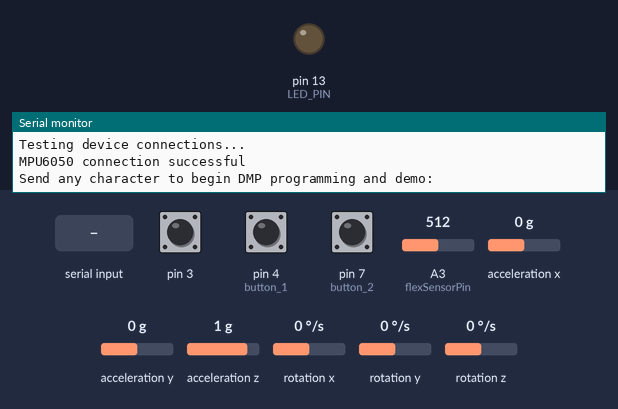
Recording of a sketch running on a simulated Arduino Leonardo, built with avr-gcc and run on an emulated ATmega32U4. On the bench: output pins drawn as LEDs (lit = HIGH), the last lines printed to the serial monitor. Dashed ring = blinking. The inputs (shaded band) are chosen by the test bench; at power-on: acceleration z 1 g, A3 (flexSensorPin) = 512, pin 4 (button_1) HIGH, pin 7 (button_2) HIGH, acceleration x 0 g, pin 3 HIGH, acceleration y 0 g, rotation x 0 °/s, rotation y 0 °/s, rotation z 0 °/s. The sensor or clock chip raises its interrupt line as the real part does.

Above: at 0.8 s.
0.9 s: "1\n" received over Serial
At 1.48 s:
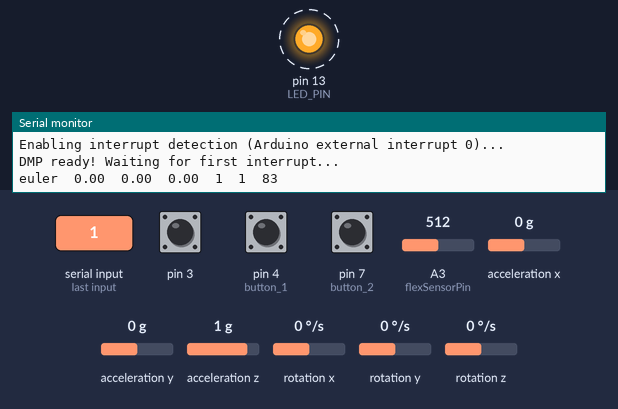
3.9 s: acceleration z set to -1.4 g
6.9 s: A3 (flexSensorPin) set to 716
9.9 s: pin 4 (button_1) pulled LOW for 0.15 s
12.9 s: pin 7 (button_2) pulled LOW for 0.15 s
15.9 s: acceleration x set to -1.4 g
Timing chart, 0 to 19.9 s (numbered marks = the images above; inputs shaded):
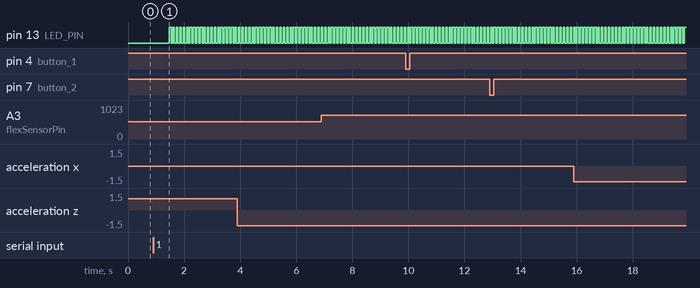

Measured:
- after the input at 0.9 s, pin 13 (LED_PIN): alternates HIGH for 0.06 s and LOW for 0.06 s, starting after 0.57 s

The sketch:

ArduinoData.ino
```cpp
// I2C device class (I2Cdev) demonstration Arduino sketch for MPU6050 class using DMP (MotionApps v2.0)
// 6/21/2012 by Jeff Rowberg <jeff@rowberg.net>
// Updates should (hopefully) always be available at https://github.com/jrowberg/i2cdevlib
//
// Changelog:
//      2013-05-08 - added seamless Fastwire support
//                 - added note about gyro calibration
//      2012-06-21 - added note about Arduino 1.0.1 + Leonardo compatibility error
//      2012-06-20 - improved FIFO overflow handling and simplified read process
//      2012-06-19 - completely rearranged DMP initialization code and simplification
//      2012-06-13 - pull gyro and accel data from FIFO packet instead of reading directly
//      2012-06-09 - fix broken FIFO read sequence and change interrupt detection to RISING
//      2012-06-05 - add gravity-compensated initial reference frame acceleration output
//                 - add 3D math helper file to DMP6 example sketch
//                 - add Euler output and Yaw/Pitch/Roll output formats
//      2012-06-04 - remove accel offset clearing for better results (thanks Sungon Lee)
//      2012-06-01 - fixed gyro sensitivity to be 2000 deg/sec instead of 250
//      2012-05-30 - basic DMP initialization working

/* ============================================
I2Cdev device library code is placed under the MIT license
Copyright (c) 2012 Jeff Rowberg

Permission is hereby granted, free of charge, to any person obtaining a copy
of this software and associated documentation files (the "Software"), to deal
in the Software without restriction, including without limitation the rights
to use, copy, modify, merge, publish, distribute, sublicense, and/or sell
copies of the Software, and to permit persons to whom the Software is
furnished to do so, subject to the following conditions:

The above copyright notice and this permission notice shall be included in
all copies or substantial portions of the Software.

THE SOFTWARE IS PROVIDED "AS IS", WITHOUT WARRANTY OF ANY KIND, EXPRESS OR
IMPLIED, INCLUDING BUT NOT LIMITED TO THE WARRANTIES OF MERCHANTABILITY,
FITNESS FOR A PARTICULAR PURPOSE AND NONINFRINGEMENT. IN NO EVENT SHALL THE
AUTHORS OR COPYRIGHT HOLDERS BE LIABLE FOR ANY CLAIM, DAMAGES OR OTHER
LIABILITY, WHETHER IN AN ACTION OF CONTRACT, TORT OR OTHERWISE, ARISING FROM,
OUT OF OR IN CONNECTION WITH THE SOFTWARE OR THE USE OR OTHER DEALINGS IN
THE SOFTWARE.
===============================================
*/

// I2Cdev and MPU6050 must be installed as libraries, or else the .cpp/.h files
// for both classes must be in the include path of your project
#include "I2Cdev.h"

#include "MPU6050_6Axis_MotionApps20.h"
//#include "MPU6050.h" // not necessary if using MotionApps include file

// Arduino Wire library is required if I2Cdev I2CDEV_ARDUINO_WIRE implementation
// is used in I2Cdev.h
#if I2CDEV_IMPLEMENTATION == I2CDEV_ARDUINO_WIRE
    #include "Wire.h"
#endif

// class default I2C address is 0x68
// specific I2C addresses may be passed as a parameter here
// AD0 low = 0x68 (default for SparkFun breakout and InvenSense evaluation board)
// AD0 high = 0x69
//MPU6050 mpu;
MPU6050 mpu(0x69); // <-- use for AD0 high

/* =========================================================================
   NOTE: In addition to connection 3.3v, GND, SDA, and SCL, this sketch
   depends on the MPU-6050's INT pin being connected to the Arduino's
   external interrupt #0 pin. On the Arduino Uno and Mega 2560, this is
   digital I/O pin 2.
 * ========================================================================= */

/* =========================================================================
   NOTE: Arduino v1.0.1 with the Leonardo board generates a compile error
   when using Serial.write(buf, len). The Teapot output uses this method.
   The solution requires a modification to the Arduino USBAPI.h file, which
   is fortunately simple, but annoying. This will be fixed in the next IDE
   release. For more info, see these links:

   http://arduino.cc/forum/index.php/topic,109987.0.html
   http://code.google.com/p/arduino/issues/detail?id=958
 * ========================================================================= */


// uncomment "OUTPUT_READABLE_QUATERNION" if you want to see the actual
// quaternion components in a [w, x, y, z] format (not best for parsing
// on a remote host such as Processing or something though)
//#define OUTPUT_READABLE_QUATERNION

// uncomment "OUTPUT_READABLE_EULER" if you want to see Euler angles
// (in degrees) calculated from the quaternions coming from the FIFO.
// Note that Euler angles suffer from gimbal lock (for more info, see
// http://en.wikipedia.org/wiki/Gimbal_lock)
#define OUTPUT_READABLE_EULER

// uncomment "OUTPUT_READABLE_YAWPITCHROLL" if you want to see the yaw/
// pitch/roll angles (in degrees) calculated from the quaternions coming
// from the FIFO. Note this also requires gravity vector calculations.
// Also note that yaw/pitch/roll angles suffer from gimbal lock (for
// more info, see: http://en.wikipedia.org/wiki/Gimbal_lock)
//#define OUTPUT_READABLE_YAWPITCHROLL

// uncomment "OUTPUT_READABLE_REALACCEL" if you want to see acceleration
// components with gravity removed. This acceleration reference frame is
// not compensated for orientation, so +X is always +X according to the
// sensor, just without the effects of gravity. If you want acceleration
// compensated for orientation, us OUTPUT_READABLE_WORLDACCEL instead.
//#define OUTPUT_READABLE_REALACCEL

// uncomment "OUTPUT_READABLE_WORLDACCEL" if you want to see acceleration
// components with gravity removed and adjusted for the world frame of
// reference (yaw is relative to initial orientation, since no magnetometer
// is present in this case). Could be quite handy in some cases.
//#define OUTPUT_READABLE_WORLDACCEL

// uncomment "OUTPUT_TEAPOT" if you want output that matches the
// format used for the InvenSense teapot demo
//#define OUTPUT_TEAPOT


#define LED_PIN 13 // (Arduino is 13, Teensy is 11, Teensy++ is 6)
bool blinkState = false;
//button 1 pin
int button_1 = 4;
int button_1_state = 0;
//button 2 pin
int button_2 = 7;
int button_2_state = 0;
//flex sensor pin
int flexSensorPin = A3;
int flexSensorReading = 0;
// MPU control/status vars
bool dmpReady = false;  // set true if DMP init was successful
uint8_t mpuIntStatus;   // holds actual interrupt status byte from MPU
uint8_t devStatus;      // return status after each device operation (0 = success, !0 = error)
uint16_t packetSize;    // expected DMP packet size (default is 42 bytes)
uint16_t fifoCount;     // count of all bytes currently in FIFO
uint8_t fifoBuffer[64]; // FIFO storage buffer

// orientation/motion vars
Quaternion q;           // [w, x, y, z]         quaternion container
VectorInt16 aa;         // [x, y, z]            accel sensor measurements
VectorInt16 aaReal;     // [x, y, z]            gravity-free accel sensor measurements
VectorInt16 aaWorld;    // [x, y, z]            world-frame accel sensor measurements
VectorFloat gravity;    // [x, y, z]            gravity vector
float euler[3];         // [psi, theta, phi]    Euler angle container
float ypr[3];           // [yaw, pitch, roll]   yaw/pitch/roll container and gravity vector

// packet structure for InvenSense teapot demo
uint8_t teapotPacket[14] = { '$', 0x02, 0,0, 0,0, 0,0, 0,0, 0x00, 0x00, '\r', '\n' };


// ================================================================
// ===               INTERRUPT DETECTION ROUTINE                ===
// ================================================================

volatile bool mpuInterrupt = false;     // indicates whether MPU interrupt pin has gone high
void dmpDataReady() {
    mpuInterrupt = true;
}


// ================================================================
// ===                      INITIAL SETUP                       ===
// ================================================================

void setup() {
    // join I2C bus (I2Cdev library doesn't do this automatically)
    #if I2CDEV_IMPLEMENTATION == I2CDEV_ARDUINO_WIRE
        Wire.begin();
        TWBR = 24; // 400kHz I2C clock (200kHz if CPU is 8MHz)
    #elif I2CDEV_IMPLEMENTATION == I2CDEV_BUILTIN_FASTWIRE
        Fastwire::setup(400, true);
    #endif

    // initialize serial communication
    // (115200 chosen because it is required for Teapot Demo output, but it's
    // really up to you depending on your project)
    Serial.begin(115200);
    while (!Serial); // wait for Leonardo enumeration, others continue immediately

    // NOTE: 8MHz or slower host processors, like the Teensy @ 3.3v or Ardunio
    // Pro Mini running at 3.3v, cannot handle this baud rate reliably due to
    // the baud timing being too misaligned with processor ticks. You must use
    // 38400 or slower in these cases, or use some kind of external separate
    // crystal solution for the UART timer.

    // initialize device
    Serial.println(F("Initializing I2C devices..."));
    mpu.initialize();

    // verify connection
    Serial.println(F("Testing device connections..."));
    Serial.println(mpu.testConnection() ? F("MPU6050 connection successful") : F("MPU6050 connection failed"));

    // wait for ready
    Serial.println(F("\nSend any character to begin DMP programming and demo: "));
    while (Serial.available() && Serial.read()); // empty buffer
    while (!Serial.available());                 // wait for data
    while (Serial.available() && Serial.read()); // empty buffer again

    // load and configure the DMP
    Serial.println(F("Initializing DMP..."));
    devStatus = mpu.dmpInitialize();

    // supply your own gyro offsets here, scaled for min sensitivity
    mpu.setXGyroOffset(220);
    mpu.setYGyroOffset(76);
    mpu.setZGyroOffset(-85);
    mpu.setZAccelOffset(1788); // 1688 factory default for my test chip

    // make sure it worked (returns 0 if so)
    if (devStatus == 0) {
        // turn on the DMP, now that it's ready
        Serial.println(F("Enabling DMP..."));
        mpu.setDMPEnabled(true);

        // enable Arduino interrupt detection
        Serial.println(F("Enabling interrupt detection (Arduino external interrupt 0)..."));
        attachInterrupt(0, dmpDataReady, RISING);
        mpuIntStatus = mpu.getIntStatus();

        // set our DMP Ready flag so the main loop() function knows it's okay to use it
        Serial.println(F("DMP ready! Waiting for first interrupt..."));
        dmpReady = true;

        // get expected DMP packet size for later comparison
        packetSize = mpu.dmpGetFIFOPacketSize();
    } else {
        // ERROR!
        // 1 = initial memory load failed
        // 2 = DMP configuration updates failed
        // (if it's going to break, usually the code will be 1)
        Serial.print(F("DMP Initialization failed (code "));
        Serial.print(devStatus);
        Serial.println(F(")"));
    }

    // configure LED for output
    pinMode(LED_PIN, OUTPUT);
    pinMode(button_1,INPUT_PULLUP);
    pinMode(button_2,INPUT_PULLUP);
}


// ================================================================
// ===                    MAIN PROGRAM LOOP                     ===
// ================================================================

void loop() {
    // if programming failed, don't try to do anything
    if (!dmpReady) return;

    // wait for MPU interrupt or extra packet(s) available
    while (!mpuInterrupt && fifoCount < packetSize) {
//      button_1_state = digitalRead(button_1);
//      button_2_state = digitalRead(button_2);
//      flexSensorReading = analogRead(flexSensorPin);
        // other program behavior stuff here
        // .
        // .
        // .
        // if you are really paranoid you can frequently test in between other
        // stuff to see if mpuInterrupt is true, and if so, "break;" from the
        // while() loop to immediately process the MPU data
        // .
        // .
        // .
    }

    // reset interrupt flag and get INT_STATUS byte
    mpuInterrupt = false;
    mpuIntStatus = mpu.getIntStatus();

    // get current FIFO count
    fifoCount = mpu.getFIFOCount();

      button_1_state = digitalRead(button_1);
      button_2_state = digitalRead(button_2);
      flexSensorReading = analogRead(flexSensorPin);

    // check for overflow (this should never happen unless our code is too inefficient)
    if ((mpuIntStatus & 0x10) || fifoCount == 1024) {
        // reset so we can continue cleanly
        mpu.resetFIFO();
        Serial.println(F("FIFO overflow!"));

    // otherwise, check for DMP data ready interrupt (this should happen frequently)
    } else if (mpuIntStatus & 0x02) {
        // wait for correct available data length, should be a VERY short wait
        while (fifoCount < packetSize) fifoCount = mpu.getFIFOCount();

        // read a packet from FIFO
        mpu.getFIFOBytes(fifoBuffer, packetSize);

        // track FIFO count here in case there is > 1 packet available
        // (this lets us immediately read more without waiting for an interrupt)
        fifoCount -= packetSize;

        #ifdef OUTPUT_READABLE_QUATERNION
            // display quaternion values in easy matrix form: w x y z
            mpu.dmpGetQuaternion(&q, fifoBuffer);
            Serial.print("quat\t");
            Serial.print(q.w);
            Serial.print("\t");
            Serial.print(q.x);
            Serial.print("\t");
            Serial.print(q.y);
            Serial.print("\t");
            Serial.print(q.z);
            Serial.print("\t");
            Serial.print(button_1_state);
            Serial.print("\t");
            Serial.print(button_2_state);
            Serial.print("\t");
            int flex0to100 = map(flexSensorReading, 320, 550, 0, 100);
            Serial.println(flex0to100);
        #endif

        #ifdef OUTPUT_READABLE_YAWPITCHROLL
            // display Euler angles in degrees
            mpu.dmpGetQuaternion(&q, fifoBuffer);
            mpu.dmpGetGravity(&gravity, &q);
            mpu.dmpGetYawPitchRoll(ypr, &q, &gravity);
            Serial.print("ypr\t");
            Serial.print(ypr[0] * 180/M_PI);
            Serial.print("\t");
            Serial.print(ypr[1] * 180/M_PI);
            Serial.print("\t");
            Serial.print(ypr[2] * 180/M_PI);
            Serial.print("\t");
            Serial.print(button_1_state);
            Serial.print("\t");
            Serial.print(button_2_state);
            Serial.print("\t");
            int flex0to100 = map(flexSensorReading, 320, 550, 0, 100);
            Serial.println(flex0to100);
        #endif

        #ifdef OUTPUT_READABLE_EULER
            // display Euler angles in degrees
            mpu.dmpGetQuaternion(&q, fifoBuffer);
            mpu.dmpGetEuler(euler, &q);
            Serial.print("euler\t");
            Serial.print(euler[0] * 180/M_PI);
            Serial.print("\t");
            Serial.print(euler[1] * 180/M_PI);
            Serial.print("\t");
            Serial.print(euler[2] * 180/M_PI);
            Serial.print("\t");
            Serial.print(button_1_state);
            Serial.print("\t");
            Serial.print(button_2_state);
            Serial.print("\t");
            int flex0to100 = map(flexSensorReading, 320, 550, 0, 100);
            Serial.println(flex0to100);
        #endif

        #ifdef OUTPUT_READABLE_WORLDACCEL
            // display initial world-frame acceleration, adjusted to remove gravity
            // and rotated based on known orientation from quaternion
            mpu.dmpGetQuaternion(&q, fifoBuffer);
            mpu.dmpGetAccel(&aa, fifoBuffer);
            mpu.dmpGetGravity(&gravity, &q);
            mpu.dmpGetLinearAccel(&aaReal, &aa, &gravity);
            mpu.dmpGetLinearAccelInWorld(&aaWorld, &aaReal, &q);
            Serial.print("aworld\t");
            Serial.print(aaWorld.x);
            Serial.print("\t");
            Serial.print(aaWorld.y);
            Serial.print("\t");
            Serial.print(aaWorld.z);
            Serial.print("\t");
            Serial.print(button_1_state);
            Serial.print("\t");
            Serial.print(button_2_state);
            Serial.print("\t");
            int flex0to100 = map(flexSensorReading, 320, 550, 0, 100);
            Serial.println(flex0to100);
        #endif

        delay(50);
        // blink LED to indicate activity
        blinkState = !blinkState;
        digitalWrite(LED_PIN, blinkState);
    }
}
```
